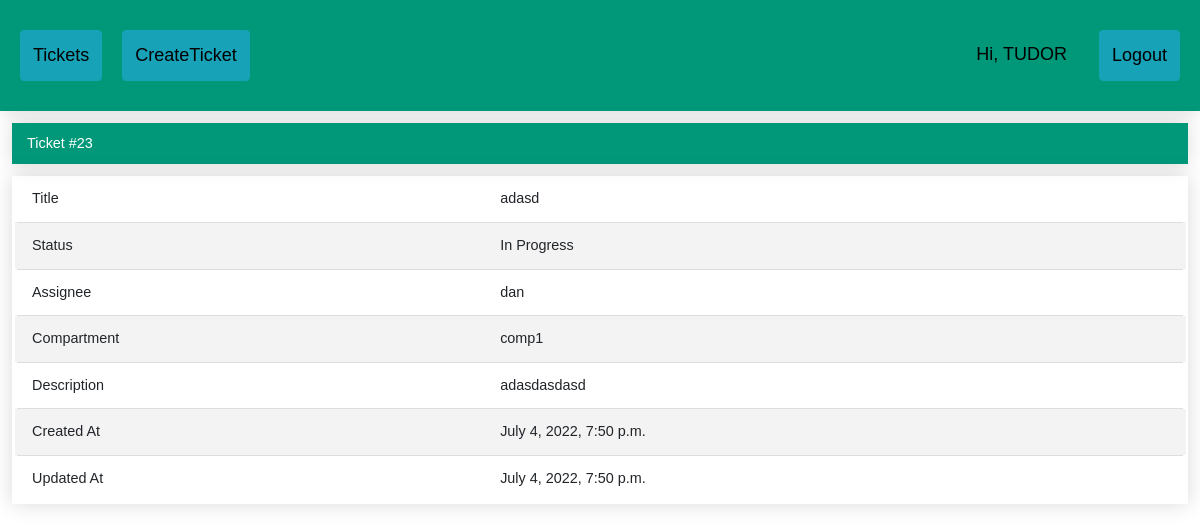
The page /ticket/23 (signed in) on the database as committed earlier.
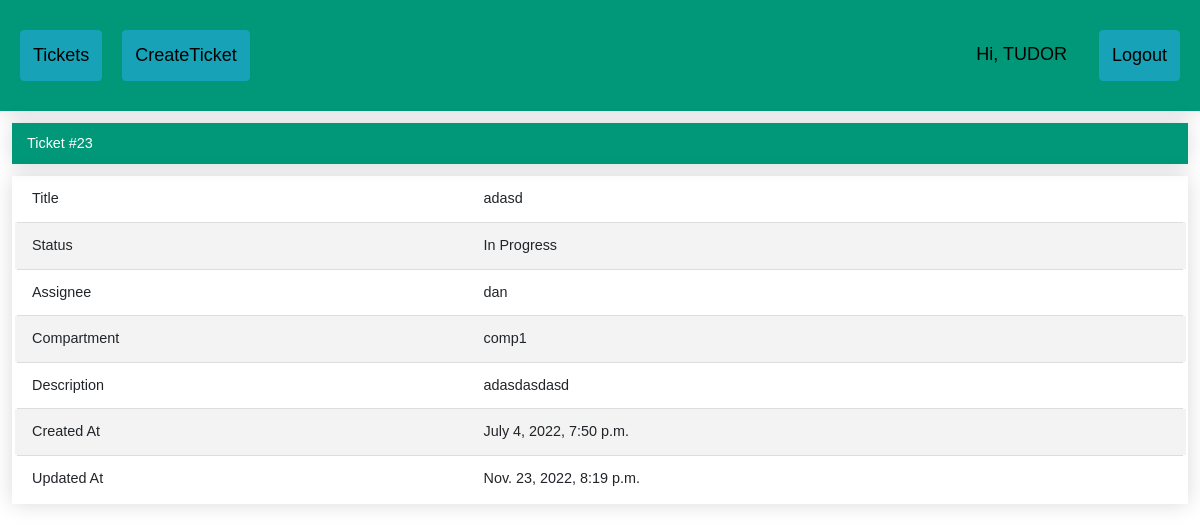
The same page on the database as committed later.
### ticketApp/models.py (models this page shows)
class Ticket(models.Model):
	title = models.CharField(max_length=100)
	assignee = models.ForeignKey(User, null=True, blank=True, on_delete=models.CASCADE)
	status = models.CharField(max_length=25, choices=TicketStatus.choices, default=TicketStatus.TO_DO)
	compartment = models.CharField(max_length=25, choices=Compartiment.choices, default=None, null=False, blank=False)
	description = models.TextField()
	created_at = models.DateTimeField('created at', auto_now_add=True)
	updated_at = models.DateTimeField('updated at', auto_now=True)
	active = models.BooleanField(default=1)

### ticketApp/views.py (the view)
# urls.py: path('ticket/<int:ticket_id>', views.ticket_by_id, name='ticket_by_id'),
@login_required
def ticket_by_id(request, ticket_id):
	ticket = Ticket.objects.get(pk=ticket_id)
	if request.user == ticket.assignee or request.user.is_superuser or\
			request.user.usercreate.compartment == ticket.compartment:
		return render(request, 'ticket_by_id.html', {'ticket': ticket})
	else:
		return redirect('index')

### ticketApp/templates/ticket_by_id.html (shortened to what this page needs)
{% extends 'base.html' %}
{% block content %}
<div class="ticket">
 <table class="styled-table">
 <h2> Ticket #{{ticket.id}}</h2>
 <tbody>
  <tr>
   <td>Title</td>
   <td>{{ticket.title}}</td>
  </tr>
  <tr>
   <td>Status</td>
   <td>{{ticket.status}}</td>
  </tr>
  <tr>
   <td>Assignee</td>
   <td>{{ticket.assignee}}</td>
  </tr>
    <tr>
   <td>Compartment</td>
   <td>{{ticket.compartment}}</td>
  </tr>
  <tr>
   <td>Description</td>
   <td>{{ticket.description}}</td>
  </tr>
  <tr>
   <td>Created At</td>
   <td>{{ticket.created_at}}</td>
  </tr>
  <tr>
   <td>Updated At</td>
   <td>{{ticket.updated_at}}</td>
  </tr>
 </tbody>
 </table>
</div>
{% endblock %}

Rows that differ between the two databases and show on the page:
changed Ticket "adasd": updated_at "July 4, 2022, 7:50 p.m." → "Nov. 23, 2022, 8:19 p.m."
